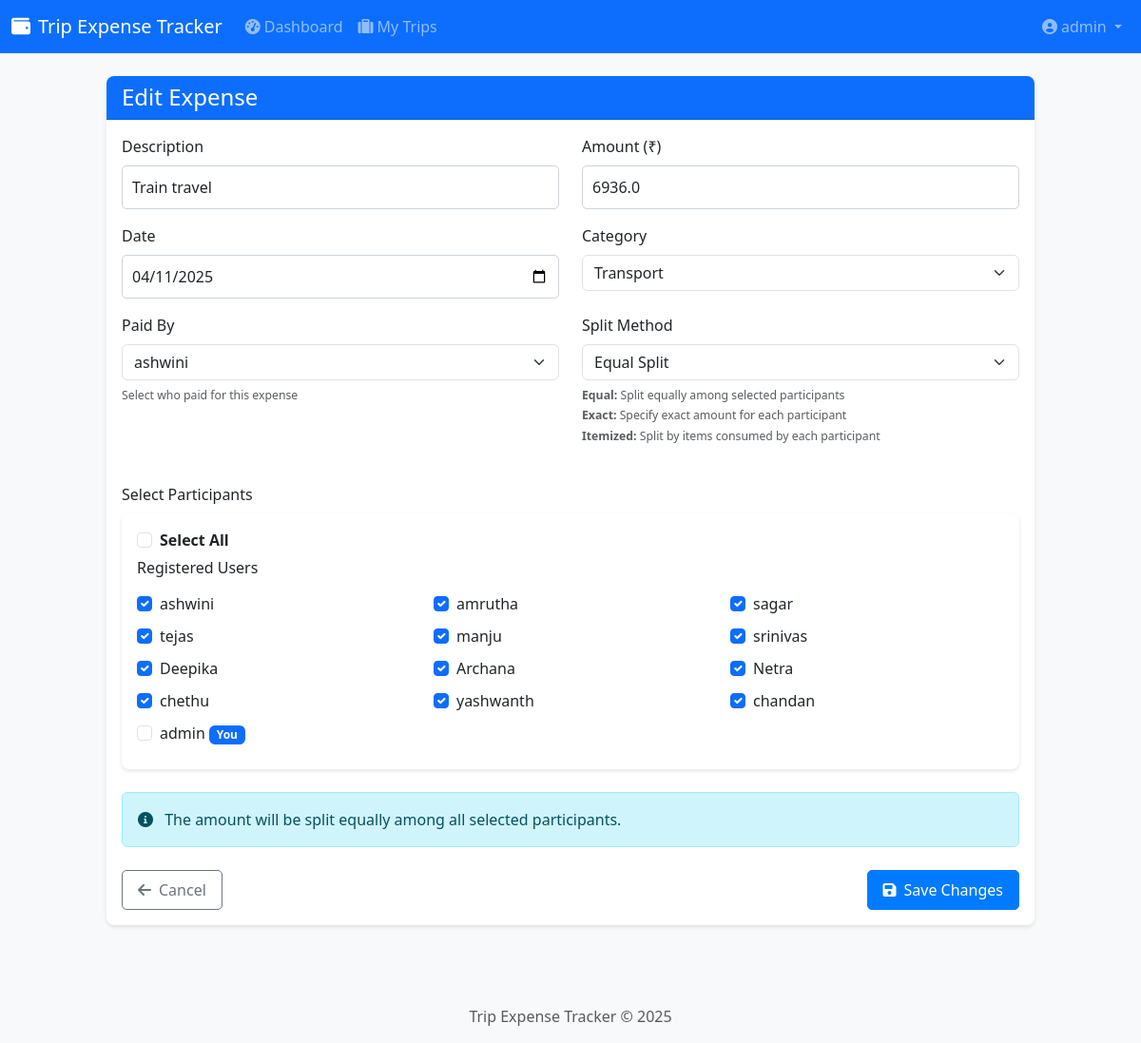
The page /trips/5/expenses/13/edit (signed in) on the database its author committed.
### expense_tracker/backend/models/user.py (models this page shows, shortened)
class User(UserMixin, db.Model):
    id = db.Column(db.Integer, primary_key=True)
    email = db.Column(db.String(120), unique=True, nullable=False, index=True)
    name = db.Column(db.String(100), nullable=False)
    password_hash = db.Column(db.String(128))
    created_at = db.Column(db.DateTime, default=datetime.utcnow)
    last_seen = db.Column(db.DateTime, default=datetime.utcnow)
    is_admin = db.Column(db.Boolean, default=False)
    trips_created = db.relationship('Trip', backref='admin', lazy='dynamic', foreign_keys='Trip.admin_id')

### expense_tracker/backend/models/expense.py (models this page shows, shortened)
class Expense(db.Model):
    id = db.Column(db.Integer, primary_key=True)
    description = db.Column(db.String(200), nullable=False)
    amount = db.Column(db.Float, nullable=False)
    currency = db.Column(db.String(3), default='INR')
    category = db.Column(db.String(50), nullable=True)
    date = db.Column(db.DateTime, default=datetime.utcnow)
    created_at = db.Column(db.DateTime, default=datetime.utcnow)
    updated_at = db.Column(db.DateTime, default=datetime.utcnow, onupdate=datetime.utcnow)
    split_method = db.Column(db.String(20), default='equal')
    payer_id = db.Column(db.String(100), nullable=False)  # Can be user ID or 'unregistered_name'
    trip_id = db.Column(db.Integer, db.ForeignKey('trip.id'), nullable=False)
    participants = db.Column(db.Text, nullable=False, default='[]')  # Registered participants
    shares = db.Column(db.Text, nullable=False, default='{}')  # Shares for all participants
    items = db.Column(db.Text, nullable=True, default='[]')  # For itemized expenses and unregistered participants
    def get_participants_list(self):
        return json.loads(self.participants)
    def get_items(self):
        return json.loads(self.items) if self.items else []

### expense_tracker/backend/routes/expenses.py (the view, shortened to what this page needs)
@bp.route('/<int:trip_id>/expenses/<int:expense_id>/edit', methods=['GET', 'POST'])
@login_required
def edit_expense(trip_id, expense_id):
    trip = Trip.query.get_or_404(trip_id)
    expense = Expense.query.get_or_404(expense_id)
    if expense.trip_id != trip_id:
        flash('Expense not found in this trip', 'error')
        return redirect(url_for('expenses.list_expenses', trip_id=trip_id))
    is_payer = False
    try:
        if str(expense.payer_id) == str(current_user.id):
            is_payer = True
    except:
        pass
    if not is_payer and trip.admin_id != current_user.id:
        flash('You do not have permission to edit this expense', 'error')
        return redirect(url_for('expenses.view_expense', trip_id=trip_id, expense_id=expense_id))
    all_participants = []
    for p_id in trip.get_participants_list():
        try:
            user = User.query.get(int(p_id))
            if user:
                all_participants.append(user)
        except (ValueError, TypeError):
            pass
    if trip.admin_id not in [p.id for p in all_participants]:
        admin = User.query.get(trip.admin_id)
        if admin:
            all_participants.append(admin)
    expense_participant_ids = expense.get_participants_list()
    expense_participant_ids = [str(pid) for pid in expense_participant_ids]  # Convert to strings for comparison
    unregistered_participants = []
    try:
        items_data = expense.get_items()
        if isinstance(items_data, dict) and 'unregistered_participants' in items_data:
            unregistered_participants = items_data['unregistered_participants']
    except Exception as e:
        print(f"Error parsing unregistered participants: {e}")
    trip_unregistered = trip.get_unregistered_participants()
    expense_date = expense.date.strftime('%Y-%m-%d')
    shares_data = {}
    try:
        if expense.split_method == 'exact':
            shares_data = expense.get_shares()
    except Exception as e:
        print(f"Error parsing shares: {e}")
    items_data = []
    try:
        if expense.split_method == 'itemized':
            print(f"Processing itemized split expense...")
            print(f"Raw items from expense: {expense.items}")
            items = expense.get_items()
            print(f"Parsed items: {items}")
            if isinstance(items, dict):
                if 'items' in items:
                    items_data = items['items']
                    print(f"Found items in dictionary: {items_data}")
                else:
                    if any(key in items for key in ['name', 'price', 'participants']):
                        items_data = [items]
                    print(f"Using dictionary as single item: {items_data}")
            elif isinstance(items, list):
                items_data = items
                print(f"Using items list directly: {items_data}")
            items_data = [{
                'name': item.get('name', ''),
                'price': float(item.get('price', 0)),
                'participants': item.get('participants', []),
                'unregistered': item.get('unregistered', [])
            } for item in items_data]
            print(f"Final processed items_data: {items_data}")
    except Exception as e:
        print(f"Error parsing items: {e}")
        import traceback
        print(traceback.format_exc())
    print(f"Expense participants: {expense_participant_ids}")
    print(f"Expense unregistered participants: {unregistered_participants}")
    return render_template('expenses/edit.html',
                          trip=trip,
                          expense=expense,
                          expense_date=expense_date,
                          participants=all_participants,
                          expense_participant_ids=expense_participant_ids,
                          unregistered_participants=unregistered_participants,
                          trip_unregistered=trip_unregistered,
                          shares_data=shares_data,
                          items_data=items_data,
                          split_methods=Config.SPLIT_METHODS)

### expense_tracker/backend/models/trip.py (called while the page is built)
    def get_participants_list(self):
        if self.participants is None:
            return []
        return json.loads(self.participants)

    def get_unregistered_participants(self):
        if self.unregistered_participants is None:
            return []
        return json.loads(self.unregistered_participants)

### expense_tracker/backend/templates/expenses/edit.html (shortened to what this page needs)
{% extends "base.html" %}
{% block content %}
<div class="row justify-content-center">
    <div class="col-md-10">
        <div class="card">
            <div class="card-header bg-primary text-white">
                <h4 class="card-title mb-0">Edit Expense</h4>
            </div>
            <div class="card-body">
                <form method="POST" action="{{ url_for('expenses.edit_expense', trip_id=trip.id, expense_id=expense.id) }}" id="expenseForm">
                    <div class="row mb-4">
                        <div class="col-md-6 mb-3">
                            <label for="description" class="form-label">Description</label>
                            <input type="text" class="form-control" id="description" name="description" value="{{ expense.description }}" required>
                        </div>
                        <div class="col-md-6 mb-3">
                            <label for="amount" class="form-label">Amount (₹)</label>
                            <input type="number" class="form-control" id="amount" name="amount" step="0.01" min="0.01" value="{{ expense.amount }}" required>
                        </div>
                        <div class="col-md-6 mb-3">
                            <label for="date" class="form-label">Date</label>
                            <input type="date" class="form-control" id="date" name="date" value="{{ expense.date.strftime('%Y-%m-%d') }}" required>
                        </div>
                        <div class="col-md-6 mb-3">
                            <label for="category" class="form-label">Category</label>
                            <select class="form-select" id="category" name="category">
                                <option value="Transport" {% if expense.category == 'Transport' %}selected{% endif %}>Transport</option>
                            </select>
                        </div>
                        <div class="col-md-6 mb-3">
                            <label for="payer_id" class="form-label">Paid By</label>
                            <select class="form-select" id="payer_id" name="payer_id" required>
                                <optgroup label="Registered Users">
                                    {% for participant in participants %}
                                    <option value="{{ participant.id }}" {% if expense.payer_id == participant.id %}selected{% endif %}>
                                        {{ participant.name }}{% if participant.id == current_user.id %} (You){% endif %}
                                    </option>
                                    {% endfor %}
                                </optgroup>
                            </select>
                            <div class="form-text">
                                <small>Select who paid for this expense</small>
                            </div>
                        </div>
                        <div class="col-md-6 mb-3">
                            <label for="split_method" class="form-label">Split Method</label>
                            <select class="form-select" id="split_method" name="split_method" required>
                                <option value="equal" {% if expense.split_method == 'equal' %}selected{% endif %}>Equal Split</option>
                            </select>
                            <div class="form-text">
                                <small>
                                    <strong>Equal:</strong> Split equally among selected participants<br>
                                    <strong>Exact:</strong> Specify exact amount for each participant<br>
                                    <strong>Itemized:</strong> Split by items consumed by each participant
                                </small>
                            </div>
                        </div>
                    </div>
                    <div class="mb-4">
                        <label class="form-label">Select Participants</label>
                        <div class="card">
                            <div class="card-body">
                                <div class="mb-2">
                                    <div class="form-check">
                                        <input class="form-check-input" type="checkbox" id="selectAllParticipants">
                                        <label class="form-check-label" for="selectAllParticipants">
                                            <strong>Select All</strong>
                                        </label>
                                    </div>
                                </div>
                                <div class="row">
                                    {% if participants %}
                                    <div class="col-12 mb-2">
                                        <h6>Registered Users</h6>
                                    </div>
                                    {% for participant in participants %}
                                    <div class="col-md-4 mb-2">
                                        <div class="form-check">
                                            <input class="form-check-input participant-checkbox" type="checkbox"
                                                   name="participants" value="{{ participant.id }}"
                                                   id="participant{{ participant.id }}"
                                                   {% if participant.id|string in expense_participant_ids %}checked{% endif %}>
                                            <label class="form-check-label" for="participant{{ participant.id }}">
                                                {{ participant.name }}
                                                {% if participant.id == current_user.id %}
                                                <span class="badge bg-primary">You</span>
                                                {% endif %}
                                            </label>
                                        </div>
                                    </div>
                                    {% endfor %}
                                    {% endif %}
                                </div>
                            </div>
                        </div>
                    </div>
                    <div id="equalSplitSection" class="split-section mb-4" {% if expense.split_method != 'equal' %}style="display: none;"{% endif %}>
                        <div class="alert alert-info">
                            <i class="fas fa-info-circle me-2"></i>
                            The amount will be split equally among all selected participants.
                        </div>
                    </div>
                    <div class="d-flex justify-content-between mt-4">
                        <a href="{{ url_for('expenses.view_expense', trip_id=trip.id, expense_id=expense.id) }}" class="btn btn-outline-secondary">
                            <i class="fas fa-arrow-left me-2"></i>Cancel
                        </a>
                        <button type="submit" class="btn btn-primary" id="submitBtn">
                            <i class="fas fa-save me-2"></i>Save Changes
                        </button>
                    </div>
                </form>
            </div>
        </div>
    </div>
</div>
{% endblock %}

### expense_tracker/backend/templates/base.html (shortened to what this page needs)
<!DOCTYPE html>
<html lang="en">
<head>
    <link href="https://cdn.jsdelivr.net/npm/bootstrap@5.3.0-alpha1/dist/css/bootstrap.min.css" rel="stylesheet">
    <link rel="stylesheet" href="https://cdnjs.cloudflare.com/ajax/libs/font-awesome/6.0.0/css/all.min.css">
    <link rel="stylesheet" href="{{ url_for('static', filename='css/style.css') }}">
</head>
<body>
    <nav class="navbar navbar-expand-lg navbar-dark bg-primary">
        <div class="container">
            <a class="navbar-brand" href="{{ url_for('main.index') }}">
                <i class="fas fa-wallet me-2"></i>Trip Expense Tracker
            </a>
            <div class="collapse navbar-collapse" id="navbarNav">
                <ul class="navbar-nav me-auto">
                    {% if current_user.is_authenticated %}
                    <li class="nav-item">
                        <a class="nav-link" href="{{ url_for('main.dashboard') }}">
                            <i class="fas fa-tachometer-alt me-1"></i>Dashboard
                        </a>
                    </li>
                    <li class="nav-item">
                        <a class="nav-link" href="{{ url_for('trips.list_trips') }}">
                            <i class="fas fa-suitcase me-1"></i>My Trips
                        </a>
                    </li>
                    {% endif %}
                </ul>
                <ul class="navbar-nav">
                    {% if current_user.is_authenticated %}
                    <li class="nav-item dropdown">
                        <a class="nav-link dropdown-toggle" href="#" id="userDropdown" role="button" data-bs-toggle="dropdown">
                            <i class="fas fa-user-circle me-1"></i>{{ current_user.name }}
                        </a>
                    </li>
                    {% endif %}
                </ul>
            </div>
        </div>
    </nav>
    <div class="container mt-4">
        {% block content %}{% endblock %}
    </div>
    <footer class="footer mt-5 py-3 bg-light">
        <div class="container text-center">
            <span class="text-muted">Trip Expense Tracker &copy; 2025</span>
        </div>
    </footer>
</body>
</html>

### expense_tracker/backend/static/css/style.css (style rules this page uses)
body { font-family: 'Segoe UI', Tahoma, Geneva, Verdana, sans-serif; background-color: #f8f9fa; color: #333; }
.container { max-width: 1200px; }
.card { border-radius: 8px; box-shadow: 0 2px 4px rgba(0, 0, 0, 0.1); margin-bottom: 20px; border: none; }
.card-header { border-radius: 8px 8px 0 0 !important; font-weight: 500; }
.btn { border-radius: 5px; padding: 8px 16px; font-weight: 500; }
.btn-primary { background-color: #007bff; border-color: #007bff; }
.form-control { border-radius: 5px; padding: 10px; border: 1px solid #ced4da; }

### rows shown on the page
User: name "admin", shows "You"
Expense: description "Train travel", amount "6936.0", date "04/11/2025", category "Transport", payer_id "ashwini", split_method "Equal Split"
User: participants "☑", name "ashwini"
User: participants "☑", name "amrutha"
User: participants "☑", name "sagar"
User: participants "☑", name "tejas"
User: participants "☑", name "manju"
User: participants "☑", name "srinivas"
User: participants "☑", name "Deepika"
User: participants "☑", name "Archana"
User: participants "☑", name "Netra"
User: participants "☑", name "chethu"
User: participants "☑", name "yashwanth"
User: participants "☑", name "chandan"
